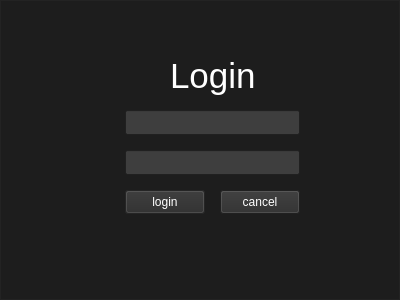
<?xml version="1.0" encoding="UTF-8"?>
<ui version="4.0">
 <class>login</class>
 <widget class="QDialog" name="login">
  <property name="geometry">
   <rect>
    <x>0</x>
    <y>0</y>
    <width>400</width>
    <height>300</height>
   </rect>
  </property>
  <property name="palette">
   <palette>
    <active>
     <colorrole role="WindowText">
      <brush brushstyle="SolidPattern">
       <color alpha="255">
        <red>255</red>
        <green>255</green>
        <blue>255</blue>
       </color>
      </brush>
     </colorrole>
     <colorrole role="Button">
      <brush brushstyle="SolidPattern">
       <color alpha="255">
        <red>45</red>
        <green>45</green>
        <blue>45</blue>
       </color>
      </brush>
     </colorrole>
     <colorrole role="Light">
      <brush brushstyle="SolidPattern">
       <color alpha="255">
        <red>67</red>
        <green>67</green>
        <blue>67</blue>
       </color>
      </brush>
     </colorrole>
     <colorrole role="Midlight">
      <brush brushstyle="SolidPattern">
       <color alpha="255">
        <red>56</red>
        <green>56</green>
        <blue>56</blue>
       </color>
      </brush>
     </colorrole>
     <colorrole role="Dark">
      <brush brushstyle="SolidPattern">
       <color alpha="255">
        <red>22</red>
        <green>22</green>
        <blue>22</blue>
       </color>
      </brush>
     </colorrole>
     <colorrole role="Mid">
      <brush brushstyle="SolidPattern">
       <color alpha="255">
        <red>30</red>
        <green>30</green>
        <blue>30</blue>
       </color>
      </brush>
     </colorrole>
     <colorrole role="Text">
      <brush brushstyle="SolidPattern">
       <color alpha="255">
        <red>255</red>
        <green>255</green>
        <blue>255</blue>
       </color>
      </brush>
     </colorrole>
     <colorrole role="BrightText">
      <brush brushstyle="SolidPattern">
       <color alpha="255">
        <red>255</red>
        <green>255</green>
        <blue>255</blue>
       </color>
      </brush>
     </colorrole>
     <colorrole role="ButtonText">
      <brush brushstyle="SolidPattern">
       <color alpha="255">
        <red>255</red>
        <green>255</green>
        <blue>255</blue>
       </color>
      </brush>
     </colorrole>
     <colorrole role="Base">
      <brush brushstyle="SolidPattern">
       <color alpha="255">
        <red>29</red>
        <green>29</green>
        <blue>29</blue>
       </color>
      </brush>
     </colorrole>
     <colorrole role="Window">
      <brush brushstyle="SolidPattern">
       <color alpha="255">
        <red>45</red>
        <green>45</green>
        <blue>45</blue>
       </color>
      </brush>
     </colorrole>
     <colorrole role="Shadow">
      <brush brushstyle="SolidPattern">
       <color alpha="255">
        <red>0</red>
        <green>0</green>
        <blue>0</blue>
       </color>
      </brush>
     </colorrole>
     <colorrole role="Highlight">
      <brush brushstyle="SolidPattern">
       <color alpha="255">
        <red>46</red>
        <green>46</green>
        <blue>46</blue>
       </color>
      </brush>
     </colorrole>
     <colorrole role="AlternateBase">
      <brush brushstyle="SolidPattern">
       <color alpha="255">
        <red>22</red>
        <green>22</green>
        <blue>22</blue>
       </color>
      </brush>
     </colorrole>
     <colorrole role="ToolTipBase">
      <brush brushstyle="SolidPattern">
       <color alpha="255">
        <red>45</red>
        <green>45</green>
        <blue>45</blue>
       </color>
      </brush>
     </colorrole>
     <colorrole role="ToolTipText">
      <brush brushstyle="SolidPattern">
       <color alpha="255">
        <red>0</red>
        <green>0</green>
        <blue>0</blue>
       </color>
      </brush>
     </colorrole>
     <colorrole role="PlaceholderText">
      <brush brushstyle="SolidPattern">
       <color alpha="127">
        <red>255</red>
        <green>255</green>
        <blue>255</blue>
       </color>
      </brush>
     </colorrole>
    </active>
    <inactive>
     <colorrole role="WindowText">
      <brush brushstyle="SolidPattern">
       <color alpha="255">
        <red>255</red>
        <green>255</green>
        <blue>255</blue>
       </color>
      </brush>
     </colorrole>
     <colorrole role="Button">
      <brush brushstyle="SolidPattern">
       <color alpha="255">
        <red>45</red>
        <green>45</green>
        <blue>45</blue>
       </color>
      </brush>
     </colorrole>
     <colorrole role="Light">
      <brush brushstyle="SolidPattern">
       <color alpha="255">
        <red>67</red>
        <green>67</green>
        <blue>67</blue>
       </color>
      </brush>
     </colorrole>
     <colorrole role="Midlight">
      <brush brushstyle="SolidPattern">
       <color alpha="255">
        <red>56</red>
        <green>56</green>
        <blue>56</blue>
       </color>
      </brush>
     </colorrole>
     <colorrole role="Dark">
      <brush brushstyle="SolidPattern">
       <color alpha="255">
        <red>22</red>
        <green>22</green>
        <blue>22</blue>
       </color>
      </brush>
     </colorrole>
     <colorrole role="Mid">
      <brush brushstyle="SolidPattern">
       <color alpha="255">
        <red>30</red>
        <green>30</green>
        <blue>30</blue>
       </color>
      </brush>
     </colorrole>
     <colorrole role="Text">
      <brush brushstyle="SolidPattern">
       <color alpha="255">
        <red>255</red>
        <green>255</green>
        <blue>255</blue>
       </color>
      </brush>
     </colorrole>
     <colorrole role="BrightText">
      <brush brushstyle="SolidPattern">
       <color alpha="255">
        <red>255</red>
        <green>255</green>
        <blue>255</blue>
       </color>
      </brush>
     </colorrole>
     <colorrole role="ButtonText">
      <brush brushstyle="SolidPattern">
       <color alpha="255">
        <red>255</red>
        <green>255</green>
        <blue>255</blue>
       </color>
      </brush>
     </colorrole>
     <colorrole role="Base">
      <brush brushstyle="SolidPattern">
       <color alpha="255">
        <red>29</red>
        <green>29</green>
        <blue>29</blue>
       </color>
      </brush>
     </colorrole>
     <colorrole role="Window">
      <brush brushstyle="SolidPattern">
       <color alpha="255">
        <red>45</red>
        <green>45</green>
        <blue>45</blue>
       </color>
      </brush>
     </colorrole>
     <colorrole role="Shadow">
      <brush brushstyle="SolidPattern">
       <color alpha="255">
        <red>0</red>
        <green>0</green>
        <blue>0</blue>
       </color>
      </brush>
     </colorrole>
     <colorrole role="Highlight">
      <brush brushstyle="SolidPattern">
       <color alpha="255">
        <red>46</red>
        <green>46</green>
        <blue>46</blue>
       </color>
      </brush>
     </colorrole>
     <colorrole role="AlternateBase">
      <brush brushstyle="SolidPattern">
       <color alpha="255">
        <red>22</red>
        <green>22</green>
        <blue>22</blue>
       </color>
      </brush>
     </colorrole>
     <colorrole role="ToolTipBase">
      <brush brushstyle="SolidPattern">
       <color alpha="255">
        <red>45</red>
        <green>45</green>
        <blue>45</blue>
       </color>
      </brush>
     </colorrole>
     <colorrole role="ToolTipText">
      <brush brushstyle="SolidPattern">
       <color alpha="255">
        <red>0</red>
        <green>0</green>
        <blue>0</blue>
       </color>
      </brush>
     </colorrole>
     <colorrole role="PlaceholderText">
      <brush brushstyle="SolidPattern">
       <color alpha="127">
        <red>255</red>
        <green>255</green>
        <blue>255</blue>
       </color>
      </brush>
     </colorrole>
    </inactive>
    <disabled>
     <colorrole role="WindowText">
      <brush brushstyle="SolidPattern">
       <color alpha="255">
        <red>22</red>
        <green>22</green>
        <blue>22</blue>
       </color>
      </brush>
     </colorrole>
     <colorrole role="Button">
      <brush brushstyle="SolidPattern">
       <color alpha="255">
        <red>45</red>
        <green>45</green>
        <blue>45</blue>
       </color>
      </brush>
     </colorrole>
     <colorrole role="Light">
      <brush brushstyle="SolidPattern">
       <color alpha="255">
        <red>67</red>
        <green>67</green>
        <blue>67</blue>
       </color>
      </brush>
     </colorrole>
     <colorrole role="Midlight">
      <brush brushstyle="SolidPattern">
       <color alpha="255">
        <red>56</red>
        <green>56</green>
        <blue>56</blue>
       </color>
      </brush>
     </colorrole>
     <colorrole role="Dark">
      <brush brushstyle="SolidPattern">
       <color alpha="255">
        <red>22</red>
        <green>22</green>
        <blue>22</blue>
       </color>
      </brush>
     </colorrole>
     <colorrole role="Mid">
      <brush brushstyle="SolidPattern">
       <color alpha="255">
        <red>30</red>
        <green>30</green>
        <blue>30</blue>
       </color>
      </brush>
     </colorrole>
     <colorrole role="Text">
      <brush brushstyle="SolidPattern">
       <color alpha="255">
        <red>22</red>
        <green>22</green>
        <blue>22</blue>
       </color>
      </brush>
     </colorrole>
     <colorrole role="BrightText">
      <brush brushstyle="SolidPattern">
       <color alpha="255">
        <red>255</red>
        <green>255</green>
        <blue>255</blue>
       </color>
      </brush>
     </colorrole>
     <colorrole role="ButtonText">
      <brush brushstyle="SolidPattern">
       <color alpha="255">
        <red>22</red>
        <green>22</green>
        <blue>22</blue>
       </color>
      </brush>
     </colorrole>
     <colorrole role="Base">
      <brush brushstyle="SolidPattern">
       <color alpha="255">
        <red>45</red>
        <green>45</green>
        <blue>45</blue>
       </color>
      </brush>
     </colorrole>
     <colorrole role="Window">
      <brush brushstyle="SolidPattern">
       <color alpha="255">
        <red>45</red>
        <green>45</green>
        <blue>45</blue>
       </color>
      </brush>
     </colorrole>
     <colorrole role="Shadow">
      <brush brushstyle="SolidPattern">
       <color alpha="255">
        <red>0</red>
        <green>0</green>
        <blue>0</blue>
       </color>
      </brush>
     </colorrole>
     <colorrole role="Highlight">
      <brush brushstyle="SolidPattern">
       <color alpha="255">
        <red>46</red>
        <green>46</green>
        <blue>46</blue>
       </color>
      </brush>
     </colorrole>
     <colorrole role="AlternateBase">
      <brush brushstyle="SolidPattern">
       <color alpha="255">
        <red>45</red>
        <green>45</green>
        <blue>45</blue>
       </color>
      </brush>
     </colorrole>
     <colorrole role="ToolTipBase">
      <brush brushstyle="SolidPattern">
       <color alpha="255">
        <red>45</red>
        <green>45</green>
        <blue>45</blue>
       </color>
      </brush>
     </colorrole>
     <colorrole role="ToolTipText">
      <brush brushstyle="SolidPattern">
       <color alpha="255">
        <red>0</red>
        <green>0</green>
        <blue>0</blue>
       </color>
      </brush>
     </colorrole>
     <colorrole role="PlaceholderText">
      <brush brushstyle="SolidPattern">
       <color alpha="127">
        <red>22</red>
        <green>22</green>
        <blue>22</blue>
       </color>
      </brush>
     </colorrole>
    </disabled>
   </palette>
  </property>
  <property name="windowTitle">
   <string>Dialog</string>
  </property>
  <widget class="QGraphicsView" name="graphicsView">
   <property name="geometry">
    <rect>
     <x>0</x>
     <y>0</y>
     <width>400</width>
     <height>300</height>
    </rect>
   </property>
  </widget>
  <widget class="QLineEdit" name="userName">
   <property name="geometry">
    <rect>
     <x>125</x>
     <y>110</y>
     <width>175</width>
     <height>25</height>
    </rect>
   </property>
   <property name="palette">
    <palette>
     <active>
      <colorrole role="Base">
       <brush brushstyle="SolidPattern">
        <color alpha="255">
         <red>62</red>
         <green>62</green>
         <blue>62</blue>
        </color>
       </brush>
      </colorrole>
     </active>
     <inactive>
      <colorrole role="Base">
       <brush brushstyle="SolidPattern">
        <color alpha="255">
         <red>62</red>
         <green>62</green>
         <blue>62</blue>
        </color>
       </brush>
      </colorrole>
     </inactive>
     <disabled/>
    </palette>
   </property>
  </widget>
  <widget class="QLineEdit" name="passWord">
   <property name="geometry">
    <rect>
     <x>125</x>
     <y>150</y>
     <width>175</width>
     <height>25</height>
    </rect>
   </property>
   <property name="palette">
    <palette>
     <active>
      <colorrole role="Base">
       <brush brushstyle="SolidPattern">
        <color alpha="255">
         <red>62</red>
         <green>62</green>
         <blue>62</blue>
        </color>
       </brush>
      </colorrole>
     </active>
     <inactive>
      <colorrole role="Base">
       <brush brushstyle="SolidPattern">
        <color alpha="255">
         <red>62</red>
         <green>62</green>
         <blue>62</blue>
        </color>
       </brush>
      </colorrole>
     </inactive>
     <disabled/>
    </palette>
   </property>
   <property name="echoMode">
    <enum>QLineEdit::Password</enum>
   </property>
  </widget>
  <widget class="QLabel" name="label">
   <property name="geometry">
    <rect>
     <x>170</x>
     <y>50</y>
     <width>91</width>
     <height>51</height>
    </rect>
   </property>
   <property name="font">
    <font>
     <pointsize>26</pointsize>
    </font>
   </property>
   <property name="text">
    <string>Login</string>
   </property>
  </widget>
  <widget class="QPushButton" name="loginButton">
   <property name="geometry">
    <rect>
     <x>125</x>
     <y>190</y>
     <width>80</width>
     <height>24</height>
    </rect>
   </property>
   <property name="text">
    <string>login</string>
   </property>
  </widget>
  <widget class="QPushButton" name="cancel">
   <property name="geometry">
    <rect>
     <x>220</x>
     <y>190</y>
     <width>80</width>
     <height>24</height>
    </rect>
   </property>
   <property name="text">
    <string>cancel</string>
   </property>
  </widget>
 </widget>
 <resources/>
 <connections/>
</ui>
